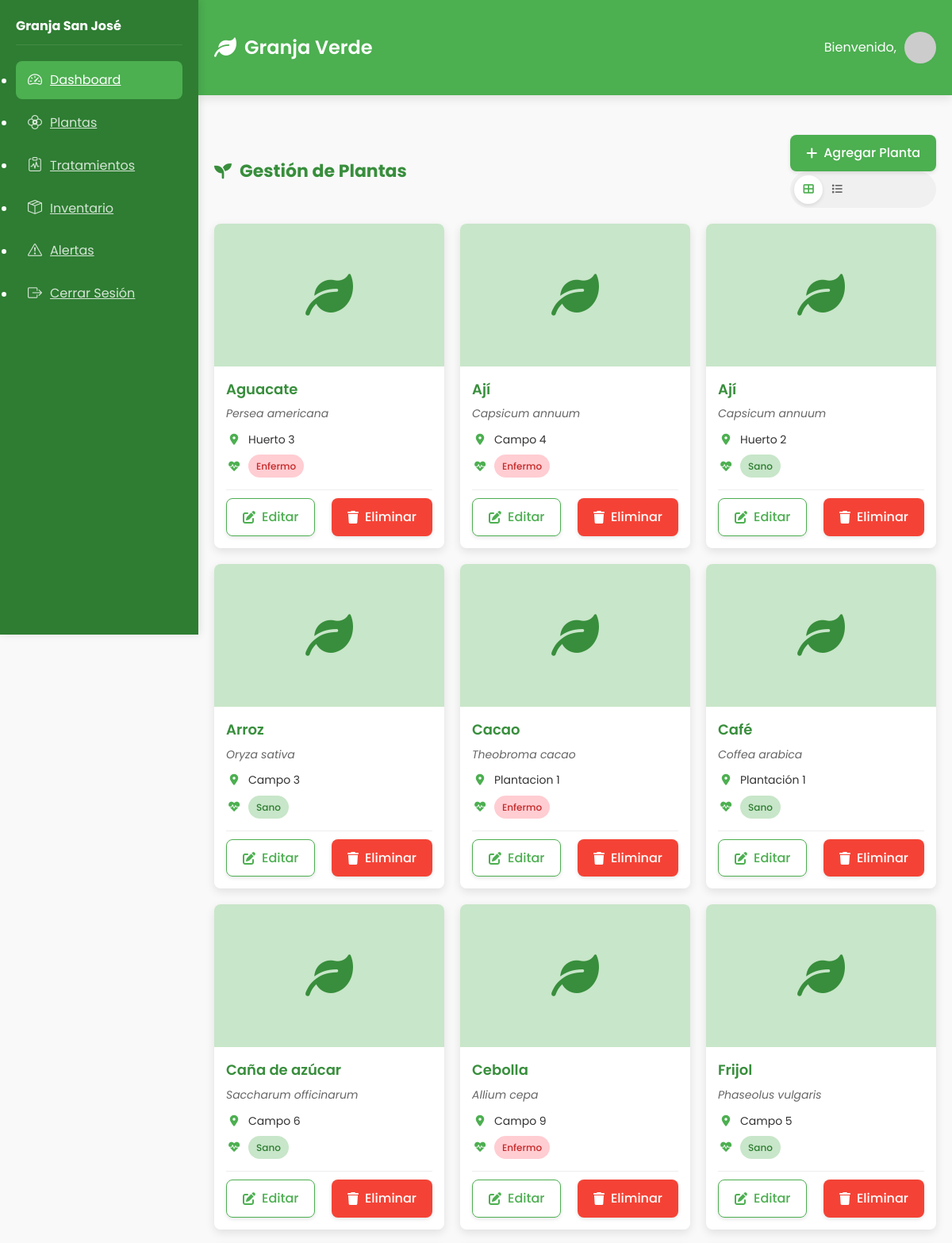
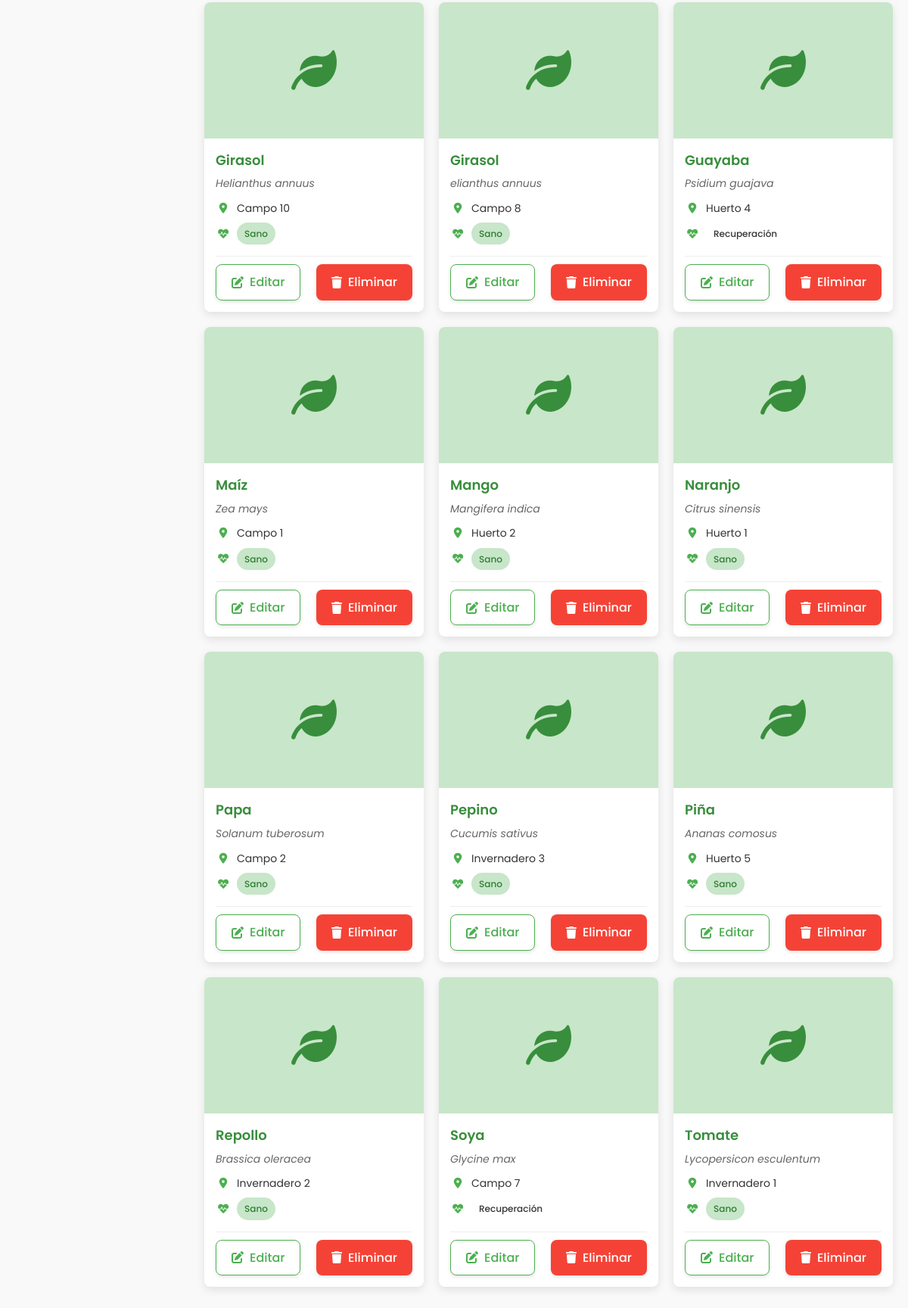
Page /plantas.php on the committed database (2 pictures, top to bottom).
### tables this page shows
CREATE TABLE `plantas` (
  `id_planta` int(11) NOT NULL,
  `nombre_cientifico` varchar(100) NOT NULL,
  `nombre_comun` varchar(100) DEFAULT NULL,
  `ubicacion` varchar(255) DEFAULT NULL,
  `estado` enum('Sano','Enfermo','Recuperación') DEFAULT 'Sano',
  `descripcion` text DEFAULT NULL,
  `fecha_registro` timestamp NOT NULL DEFAULT current_timestamp()
);

### plantas.php (the view, shortened to what this page needs)
<?php
$conexion = new Conexion();
$db = $conexion->getConexion();
$action = isset($_GET['action']) ? $_GET['action'] : 'list';
$plantas = $db->query("SELECT * FROM plantas ORDER BY nombre_comun")->fetch_all(MYSQLI_ASSOC);
?>
<!DOCTYPE html>
<html lang="es">
<head>
    <link rel="stylesheet" href="https://cdnjs.cloudflare.com/ajax/libs/font-awesome/6.0.0-beta3/css/all.min.css">
    <link rel="stylesheet" href="https://cdn.jsdelivr.net/npm/bootstrap-icons@1.8.1/font/bootstrap-icons.css">
</head>
<body>
    <?php
             switch ($_SESSION['tipo_usuario']) {
                default:
                    include 'includes/sidebar.php';
                    break;
            }
            ?>
    <div class="main-content">
        <header>
            <div class="container header-content">
                <div class="logo">
                    <i class="fas fa-leaf"></i>
                    <h1>Granja Verde</h1>
                </div>
                <div class="user-info">
                    <span>Bienvenido, <?php echo $_SESSION['nombre']; ?></span>
                    <img src="https://ui-avatars.com/api/?name=<?php echo urlencode($_SESSION['nombre']); ?>&background=4CAF50&color=fff" alt="Usuario">
                </div>
            </div>
        </header>
        <div class="container">
            <div class="page-title">
                <h2><i class="fas fa-seedling"></i> Gestión de Plantas</h2>
                <div>
                    <a href="plantas.php?action=add" class="btn pulse">
                        <i class="fas fa-plus"></i> Agregar Planta
                    </a>
                    <div class="view-toggle">
                        <button class="view-btn grid-view active" title="Vista de cuadrícula">
                            <i class="fas fa-th-large"></i>
                        </button>
                        <button class="view-btn list-view" title="Vista de lista">
                            <i class="fas fa-list"></i>
                        </button>
                    </div>
                </div>
            </div>
            <?php if ($action == 'list'): ?>
                <div id="grid-view" class="view-content">
                    <?php if (count($plantas) > 0): ?>
                        <div class="grid">
                            <?php foreach ($plantas as $pl): ?>
                                <div class="plant-card fade-in">
                                    <div class="plant-img">
                                        <i class="fas fa-leaf"></i>
                                    </div>
                                    <div class="plant-body">
                                        <h3 class="plant-title"><?php echo htmlspecialchars($pl['nombre_comun']); ?></h3>
                                        <p class="plant-scientific"><?php echo htmlspecialchars($pl['nombre_cientifico']); ?></p>
                                        <div class="plant-details">
                                            <div class="plant-detail">
                                                <i class="fas fa-map-marker-alt"></i>
                                                <span><?php echo htmlspecialchars($pl['ubicacion']); ?></span>
                                            </div>
                                            <div class="plant-detail">
                                                <i class="fas fa-heartbeat"></i>
                                                <span class="status status-<?php echo strtolower($pl['estado']); ?>">
                                                    <?php echo $pl['estado']; ?>
                                                </span>
                                            </div>
                                        </div>
                                        <div class="plant-actions">
                                            <a href="plantas.php?action=edit&id=<?php echo $pl['id_planta']; ?>" class="btn btn-outline btn-sm">
                                                <i class="fas fa-edit"></i> Editar
                                            </a>
                                            <a href="plantas.php?delete=<?php echo $pl['id_planta']; ?>" class="btn btn-danger btn-sm" onclick="return confirm('¿Estás seguro de eliminar esta planta?')">
                                                <i class="fas fa-trash"></i> Eliminar
                                            </a>
                                        </div>
                                    </div>
                                </div>
                            <?php endforeach; ?>
                        </div>
                    <?php endif; ?>
                </div>
            <?php endif; ?>
        </div>
    </div>
</body>
</html>

### plantas.php (style rules this page uses)
:root { --primary-color: #4CAF50; --primary-dark: #388E3C; --primary-light: #C8E6C9; --secondary-color: #8BC34A; --accent-color: #FFC107; --text-dark: #333; --text-light: #f5f5f5; --bg-light: #f9f9f9; --bg-dark: #2E7D32; --border-radius: 8px; --box-shadow: 0 4px 12px rgba(0, 0, 0, 0.1); --transition: all 0.3s ease; }
* { margin: 0; padding: 0; box-sizing: border-box; }
body { font-family: 'Poppins', sans-serif; background-color: var(--bg-light); color: var(--text-dark); line-height: 1.6; display: flex; min-height: 100vh; }
.main-content { flex: 1; margin-left: 250px; }
.container { max-width: 1200px; margin: 0 auto; padding: 20px; }
header { background-color: var(--primary-color); color: white; padding: 20px 0; box-shadow: var(--box-shadow); margin-bottom: 30px; }
.header-content { display: flex; justify-content: space-between; align-items: center; }
.logo { display: flex; align-items: center; gap: 10px; }
.logo i { font-size: 28px; }
.logo h1 { font-size: 24px; font-weight: 600; }
.user-info { display: flex; align-items: center; gap: 10px; }
.user-info img { width: 40px; height: 40px; border-radius: 50%; object-fit: cover; }
.page-title { display: flex; justify-content: space-between; align-items: center; margin-bottom: 20px; }
.page-title h2 { font-size: 22px; color: var(--primary-dark); display: flex; align-items: center; gap: 10px; }
.btn { display: inline-flex; align-items: center; gap: 8px; padding: 10px 20px; background-color: var(--primary-color); color: white; border: none; border-radius: var(--border-radius); cursor: pointer; text-decoration: none; font-weight: 500; transition: var(--transition); box-shadow: 0 2px 5px rgba(0,0,0,0.1); }
.btn i { font-size: 16px; }
.btn-outline { background-color: transparent; border: 1px solid var(--primary-color); color: var(--primary-color); }
.btn-danger { background-color: #f44336; }
.status { display: inline-block; padding: 5px 10px; border-radius: 20px; font-size: 12px; font-weight: 500; text-transform: capitalize; }
.status-sano { background-color: #C8E6C9; color: #2E7D32; }
.status-enfermo { background-color: #FFCDD2; color: #C62828; }
.grid { display: grid; grid-template-columns: repeat(auto-fill, minmax(280px, 1fr)); gap: 20px; margin-bottom: 30px; }
.plant-card { background-color: white; border-radius: var(--border-radius); box-shadow: var(--box-shadow); overflow: hidden; transition: var(--transition); position: relative; }
.plant-img { height: 180px; background-color: var(--primary-light); display: flex; align-items: center; justify-content: center; color: var(--primary-dark); font-size: 60px; }
.plant-body { padding: 15px; }
.plant-title { font-size: 18px; font-weight: 600; margin-bottom: 5px; color: var(--primary-dark); }
.plant-scientific { font-size: 14px; color: #666; font-style: italic; margin-bottom: 10px; }
.plant-details { display: flex; flex-direction: column; gap: 8px; font-size: 14px; }
.plant-detail { display: flex; align-items: center; gap: 8px; }
.plant-detail i { color: var(--primary-color); width: 20px; text-align: center; }
.plant-actions { display: flex; justify-content: space-between; margin-top: 15px; padding-top: 10px; border-top: 1px solid #eee; }
.fade-in { animation: fadeIn 0.5s ease forwards; }
.view-toggle { display: flex; background-color: #f0f0f0; border-radius: 30px; padding: 5px; margin-left: auto; }
.view-btn { background: none; border: none; width: 36px; height: 36px; display: flex; align-items: center; justify-content: center; border-radius: 50%; cursor: pointer; color: #666; transition: var(--transition); }
.view-btn.active { background-color: white; color: var(--primary-color); box-shadow: 0 2px 5px rgba(0,0,0,0.1); }

### rows in the picture
plantas: nombre_comun "Aguacate", nombre_cientifico "Persea americana", ubicacion "Huerto 3", estado "Enfermo"
plantas: nombre_comun "Ají", nombre_cientifico "Capsicum annuum", ubicacion "Campo 4", estado "Enfermo"
plantas: nombre_comun "Ají", nombre_cientifico "Capsicum annuum", ubicacion "Huerto 2", estado "Sano"
plantas: nombre_comun "Arroz", nombre_cientifico "Oryza sativa", ubicacion "Campo 3", estado "Sano"
plantas: nombre_comun "Cacao", nombre_cientifico "Theobroma cacao", ubicacion "Plantacion 1", estado "Enfermo"
plantas: nombre_comun "Café", nombre_cientifico "Coffea arabica", ubicacion "Plantación 1", estado "Sano"
plantas: nombre_comun "Caña de azúcar", nombre_cientifico "Saccharum officinarum", ubicacion "Campo 6", estado "Sano"
plantas: nombre_comun "Cebolla", nombre_cientifico "Allium cepa", ubicacion "Campo 9", estado "Enfermo"
plantas: nombre_comun "Frijol", nombre_cientifico "Phaseolus vulgaris", ubicacion "Campo 5", estado "Sano"
plantas: nombre_comun "Girasol", nombre_cientifico "Helianthus annuus", ubicacion "Campo 10", estado "Sano"
plantas: nombre_comun "Girasol", nombre_cientifico "elianthus annuus", ubicacion "Campo 8", estado "Sano"
plantas: nombre_comun "Guayaba", nombre_cientifico "Psidium guajava", ubicacion "Huerto 4", estado "Recuperación"
plantas: nombre_comun "Maíz", nombre_cientifico "Zea mays", ubicacion "Campo 1", estado "Sano"
plantas: nombre_comun "Mango", nombre_cientifico "Mangifera indica", ubicacion "Huerto 2", estado "Sano"
plantas: nombre_comun "Naranjo", nombre_cientifico "Citrus sinensis", ubicacion "Huerto 1", estado "Sano"
plantas: nombre_comun "Papa", nombre_cientifico "Solanum tuberosum", ubicacion "Campo 2", estado "Sano"
plantas: nombre_comun "Pepino", nombre_cientifico "Cucumis sativus", ubicacion "Invernadero 3", estado "Sano"
plantas: nombre_comun "Piña", nombre_cientifico "Ananas comosus", ubicacion "Huerto 5", estado "Sano"
plantas: nombre_comun "Repollo", nombre_cientifico "Brassica oleracea", ubicacion "Invernadero 2", estado "Sano"
plantas: nombre_comun "Soya", nombre_cientifico "Glycine max", ubicacion "Campo 7", estado "Recuperación"
plantas: nombre_comun "Tomate", nombre_cientifico "Lycopersicon esculentum", ubicacion "Invernadero 1", estado "Sano"
